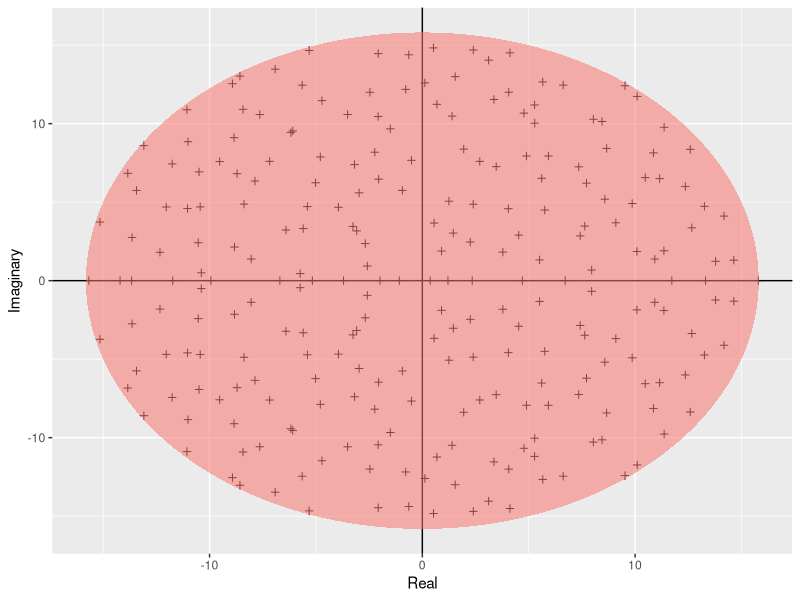
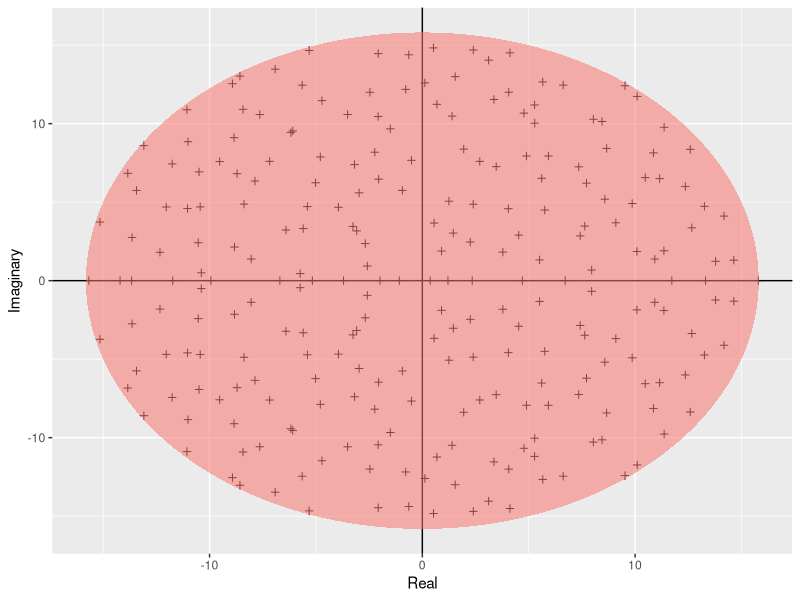

The R source for these figures, in order:
# plot 2 dataframes together
library(ggplot2)

build_ellipse <- function(hradius, vradius){ # function that returns an ellipse
  npoints = 250
  a <- seq(0, 2 * pi, length = npoints + 1)
  x <- hradius * cos(a)
  y <- vradius * sin(a)  
  return(data.frame(x = x, y = y))
}

N <- 250 # Assign size of the matrix

M <- matrix(rnorm(N * N), N, N) # Build the matrix

eigvals <- eigen(M)$values # Find the eigenvalues

eigDF <- data.frame("Real" = Re(eigvals), "Imaginary" = Im(eigvals)) # Build a dataframe

my_radius <- sqrt(N) # The radius of the circle is sqrt(N)

ellDF <- build_ellipse(my_radius, my_radius) # Dataframe to plot the ellipse

names(ellDF) <- c("Real", "Imaginary") # rename the columns

# plot the eigenvalues
p <- ggplot(eigDF, aes(x = Real, y = Imaginary))
p <- p +
  geom_point(shape = I(3)) +
  theme(legend.position = "none")

# now add the vertical and horizontal line
p <- p + geom_hline(aes(yintercept = 0))
p <- p + geom_vline(aes(xintercept = 0))

# finally, add the ellipse
p <- p + geom_polygon(data = ellDF, aes(x = Real, y = Imaginary, alpha = 1/20, fill = "red"))
p

# save image as pdf
pdf("../results/Girko.pdf")
print(p)
dev.off()